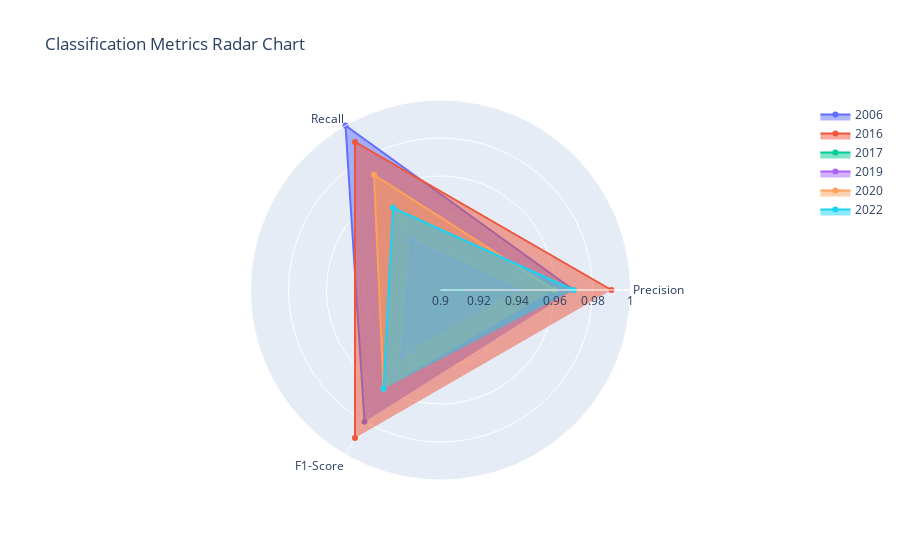

Notebook source saved alongside this figure:
### Code cell
import plotly.graph_objects as go
from sklearn.metrics import classification_report

# Calculate classification report
classification_rep = classification_report(y_test, y_pred)

def parse_classification_report(report):
    lines = report.split('\n')
    class_names = []
    metrics = {'precision': [], 'recall': [], 'f1-score': []}
    
    for line in lines[2:-5]:
        parts = line.split()
        if len(parts) > 0:
            class_names.append(parts[0])
            metrics['precision'].append(float(parts[1]))
            metrics['recall'].append(float(parts[2]))
            metrics['f1-score'].append(float(parts[3]))
    
    return class_names, metrics

# Parse classification report
class_names, metrics = parse_classification_report(classification_rep)

# Create traces for radar plot
data = []
for cls in class_names:
    data.append(go.Scatterpolar(
        r=[metrics['precision'][class_names.index(cls)], 
           metrics['recall'][class_names.index(cls)], 
           metrics['f1-score'][class_names.index(cls)]],
        theta=['Precision', 'Recall', 'F1-Score'],
        fill='toself',
        name=cls
    ))

# Create layout for radar plot
layout = go.Layout(
    polar=dict(
        radialaxis=dict(
            visible=True,
            range=[0.9, 1]  # Adjust the range as needed
        )),
    title='Classification Metrics Radar Chart'
)

# Create figure and plot
fig = go.Figure(data=data, layout=layout)
fig.show()

### Figure 1 — Plotly figure (JSON) as saved in the notebook; plotly's stock layout.template omitted (floating-point values rounded to 4 significant figures)
{"data": [{"fill": "toself", "name": "2006", "r": [0.97, 1, 0.98], "theta": ["Precision", "Recall", "F1-Score"], "type": "scatterpolar"}, {"fill": "toself", "name": "2016", "r": [0.99, 0.99, 0.99], "theta": ["Precision", "Recall", "F1-Score"], "type": "scatterpolar"}, {"fill": "toself", "name": "2017", "r": [0.91, 0.86, 0.88], "theta": ["Precision", "Recall", "F1-Score"], "type": "scatterpolar"}, {"fill": "toself", "name": "2019", "r": [0.94, 0.93, 0.94], "theta": ["Precision", "Recall", "F1-Score"], "type": "scatterpolar"}, {"fill": "toself", "name": "2020", "r": [0.96, 0.97, 0.96], "theta": ["Precision", "Recall", "F1-Score"], "type": "scatterpolar"}, {"fill": "toself", "name": "2022", "r": [0.97, 0.95, 0.96], "theta": ["Precision", "Recall", "F1-Score"], "type": "scatterpolar"}], "layout": {"polar": {"radialaxis": {"range": [0.9, 1], "visible": true}}, "title": {"text": "Classification Metrics Radar Chart"}}}
